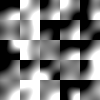
Frame 1 (no input)
Frame 60 (no input): identical to frame 1, image omitted
Frame 120 (the mouse pressed at the canvas centre since frame 60): identical to frame 1, image omitted

The p5.js sketch that drew this single still picture (run headless with seeded random() and noise() and a simulated clock; from frame 60 on, the mouse is pressed at the canvas centre):

// p5.js sketch
// ── sketch.js
new p5();

class Vector2D
{
    constructor(x, y)
    {
        this.x = x;
        this.y = y;
    }

    // Funktion for dotprodukt af vores vektorer.
    dot(konstantVektor)
    {
        return this.x*konstantVektor.x + this.y*konstantVektor.y;
    }
}

function setup() 
{
	createCanvas(100,100);
    loadPixels();
    let d = pixelDensity();
    let w = d * width;
    let h = d * height;

    for(let x = 0; x<w; x++)
    {
        for(let y = 0; y<h; y++)
        {
            let index = 4*(x+y*w)
            let n = noise2D(x*0.05,y*0.05);
            n+=1.0;
            n*=0.5;

            let rgb = Math.round(255*n);
            

            pixels[index]=rgb;
            pixels[index+1]=rgb;
            pixels[index+2]=rgb;
            pixels[index+3]=255;
        }
    }
       
}

function draw()
{
    updatePixels()
}

function permutationsTabel()
{
    // Lav en tabel fra 0-255
    let pTabel = [];
    for(let i = 0; i<256; i++)
    {
        pTabel[i]=i;
    }
    // Bland tabellen tilfældigt vha p5 indbygget shuffle funktion
    return shuffle(pTabel); 
}
let pTabel = permutationsTabel()

function lavVektor(ptable)
{
    //Tildel vores k variable et tal mellem 0 og 3, v.ha bitwise AND
    let k = ptable & 3
    //Lav en vektor i en tilfældig retning afhængigt af k
    if(k == 0)
    {
        return new Vector2D(1.0,1.0);
    }
    else if(k == 1)
    {
        return new Vector2D(-1.0,1.0);
    }
    else if(k == 2)
    {
        return new Vector2D(1.0,-1.0);
    }
    else
    {
        return new Vector2D(-1.0,-1.0);
    }
}

// En funktion til at interpolere to værdier med hinanden.
// Interpolere er at finde en værdi mellem to værdier
function interpol(t,v1,v2)
{
    return v1+t*(v2-v1);
} 

// Vi laver en smooth overgang mellem vores værdier, således at vi kan få
// smooth overgange i stedet for bratte skift i vores værdier, og noget der
// minder om tv-støj.
function trans(t)
{
    return 6*t*t*t*t*t - 15*t*t*t*t + 10*t*t*t
}

function noise2D(x,y)
{
    // Vi bruger bitwise AND til at sikre at vores værdi ikke overstiger
    // 256, da det indeks ikke eksisterer i vores permutationsTabel
    const X = Math.floor(x) & 255;
    const Y = Math.floor(y) & 255;

    // Vi minuser x med floor(x) sådan så vi får et decimal tal, afhængigt af
    // x og y koordinatet de skal tegnes til, således at alle vektorer, har
    // samme længde.
    const xf = x-Math.floor(x);
    const yf = y-Math.floor(y);

    // Lav 4 vektorer i hvert hjørne der rammer samme sted
    const topHøjre = new Vector2D(xf-1.0,yf-1.0);
    const topVenstre = new Vector2D(xf,yf-1.0);
    const bundHøjre = new Vector2D(xf-1.0,yf);
    const bundVenstre = new Vector2D(xf,yf);

    // Find en værdi for hvert hjørne, afhængigt af vores permutationsTabel
    const værdiTopHøjre = pTabel[pTabel[X+1]+Y+1]
    const værdiTopVenstre = pTabel[pTabel[X]+Y+1]
    const værdiBundHøjre = pTabel[pTabel[X+1]+Y]
    const værdiBundVenstre = pTabel[pTabel[X]+Y]

    // Tag dot produktet af vores konstante vektorer og vores tilfældige.
    const dotTopHøjre = topHøjre.dot(lavVektor(værdiTopHøjre));
    const dotTopVenstre = topVenstre.dot(lavVektor(værdiTopVenstre));
    const dotBundHøjre = bundHøjre.dot(lavVektor(værdiBundHøjre));
    const dotBundVenstre = bundVenstre.dot(lavVektor(værdiBundVenstre));

    // Lav 2 værdier som bliver vores t værdi i interpol funktionen.
    // u er t værdien for interpolation langs x-aksen
    // v er t værdien for interpolation langs y-aksen
    let u = trans(xf)
    let v = trans(yf)
    return interpol(u,interpol(v,dotTopHøjre,dotBundHøjre),interpol(v,dotTopVenstre,dotBundVenstre))
}
